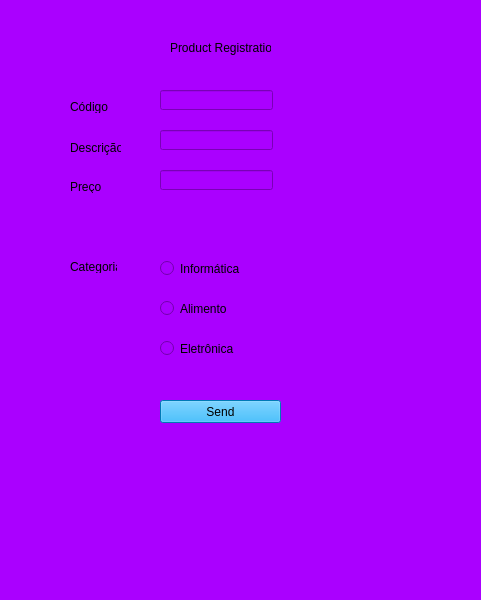
<?xml version="1.0" encoding="UTF-8"?>
<ui version="4.0">
 <class>MainWindow</class>
 <widget class="QMainWindow" name="MainWindow">
  <property name="geometry">
   <rect>
    <x>0</x>
    <y>0</y>
    <width>481</width>
    <height>600</height>
   </rect>
  </property>
  <property name="windowTitle">
   <string>MainWindow</string>
  </property>
  <property name="styleSheet">
   <string notr="true">background-color: rgb(170, 0, 255);</string>
  </property>
  <widget class="QWidget" name="centralwidget">
   <widget class="QLabel" name="label">
    <property name="geometry">
     <rect>
      <x>170</x>
      <y>40</y>
      <width>101</width>
      <height>16</height>
     </rect>
    </property>
    <property name="text">
     <string>Product Registration</string>
    </property>
   </widget>
   <widget class="QLabel" name="label_2">
    <property name="geometry">
     <rect>
      <x>70</x>
      <y>100</y>
      <width>47</width>
      <height>13</height>
     </rect>
    </property>
    <property name="text">
     <string>Código</string>
    </property>
   </widget>
   <widget class="QLabel" name="label_3">
    <property name="geometry">
     <rect>
      <x>70</x>
      <y>140</y>
      <width>51</width>
      <height>16</height>
     </rect>
    </property>
    <property name="text">
     <string>Descrição</string>
    </property>
   </widget>
   <widget class="QLabel" name="label_4">
    <property name="geometry">
     <rect>
      <x>70</x>
      <y>180</y>
      <width>47</width>
      <height>13</height>
     </rect>
    </property>
    <property name="text">
     <string>Preço</string>
    </property>
   </widget>
   <widget class="QLineEdit" name="lineEdit">
    <property name="geometry">
     <rect>
      <x>160</x>
      <y>90</y>
      <width>113</width>
      <height>20</height>
     </rect>
    </property>
   </widget>
   <widget class="QLineEdit" name="lineEdit_2">
    <property name="geometry">
     <rect>
      <x>160</x>
      <y>130</y>
      <width>113</width>
      <height>20</height>
     </rect>
    </property>
   </widget>
   <widget class="QLineEdit" name="lineEdit_3">
    <property name="geometry">
     <rect>
      <x>160</x>
      <y>170</y>
      <width>113</width>
      <height>20</height>
     </rect>
    </property>
   </widget>
   <widget class="QRadioButton" name="radioButton">
    <property name="geometry">
     <rect>
      <x>160</x>
      <y>260</y>
      <width>82</width>
      <height>17</height>
     </rect>
    </property>
    <property name="text">
     <string>Informática</string>
    </property>
   </widget>
   <widget class="QRadioButton" name="radioButton_2">
    <property name="geometry">
     <rect>
      <x>160</x>
      <y>300</y>
      <width>82</width>
      <height>17</height>
     </rect>
    </property>
    <property name="text">
     <string>Alimento</string>
    </property>
   </widget>
   <widget class="QRadioButton" name="radioButton_3">
    <property name="geometry">
     <rect>
      <x>160</x>
      <y>340</y>
      <width>82</width>
      <height>17</height>
     </rect>
    </property>
    <property name="text">
     <string>Eletrônica</string>
    </property>
   </widget>
   <widget class="QLabel" name="label_5">
    <property name="geometry">
     <rect>
      <x>70</x>
      <y>260</y>
      <width>47</width>
      <height>13</height>
     </rect>
    </property>
    <property name="text">
     <string>Categoria</string>
    </property>
   </widget>
   <widget class="QPushButton" name="pushButton">
    <property name="geometry">
     <rect>
      <x>160</x>
      <y>400</y>
      <width>121</width>
      <height>23</height>
     </rect>
    </property>
    <property name="styleSheet">
     <string notr="true">background-color: rgb(0, 170, 255);</string>
    </property>
    <property name="text">
     <string>Send</string>
    </property>
   </widget>
  </widget>
  <widget class="QMenuBar" name="menubar">
   <property name="geometry">
    <rect>
     <x>0</x>
     <y>0</y>
     <width>481</width>
     <height>21</height>
    </rect>
   </property>
  </widget>
  <widget class="QStatusBar" name="statusbar"/>
 </widget>
 <resources/>
 <connections/>
</ui>
